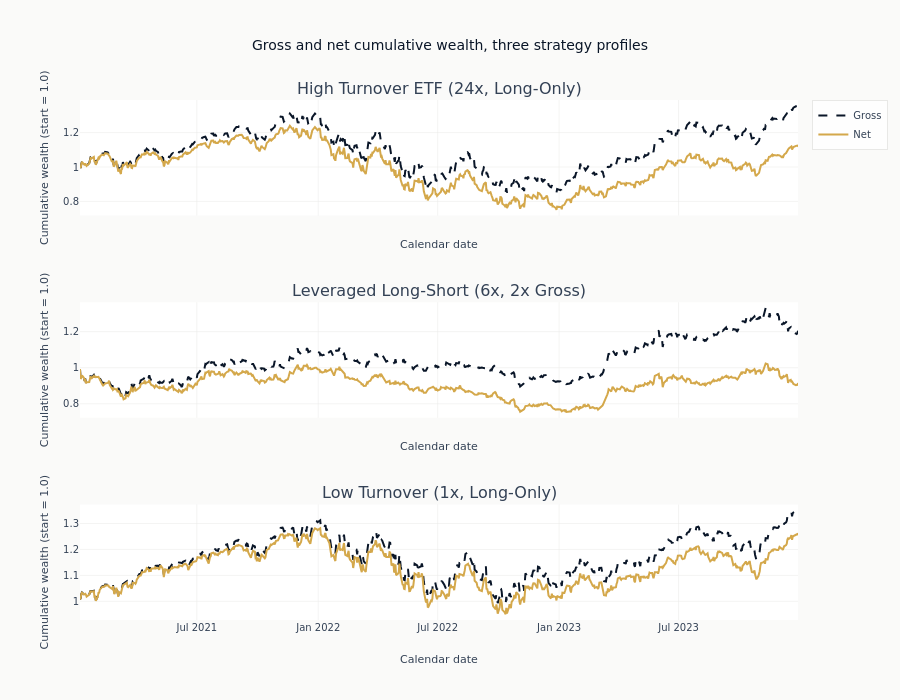

Notebook source saved alongside this figure:
### Markdown cell above
### Stacked subplot of gross vs net equity curves

### Code cell
fig = make_subplots(
    rows=len(strategies),
    cols=1,
    subplot_titles=[s["name"] for s in equity_series],
    shared_xaxes=True,
    shared_yaxes=True,
)

for i, eq in enumerate(equity_series):
    fig.add_trace(
        go.Scatter(
            x=eq["timestamp"],
            y=eq["cum_gross"],
            mode="lines",
            name="Gross",
            line=dict(color=COLORS["blue"], dash="dash"),
            showlegend=(i == 0),
        ),
        row=i + 1,
        col=1,
    )
    fig.add_trace(
        go.Scatter(
            x=eq["timestamp"],
            y=eq["cum_net"],
            mode="lines",
            name="Net",
            line=dict(color=COLORS["amber"]),
            showlegend=(i == 0),
        ),
        row=i + 1,
        col=1,
    )

fig.update_layout(
    title="Gross and net cumulative wealth, three strategy profiles",
    height=200 * len(equity_series) + 100,
)
fig.update_xaxes(title_text="Calendar date")
fig.update_yaxes(title_text="Cumulative wealth (start = 1.0)")
show_plotly_with_alt(
    fig,
    "Three stacked panels of cumulative wealth against calendar date, one per strategy profile, "
    "each carrying a dashed gross line and a solid net line from a common starting value. In "
    "every panel the two lines begin together and the net line falls progressively further "
    "below the gross one. The gap is widest in the leveraged long-short panel, where the net "
    "line ends near where it started while the gross line ends well above it, and narrowest in "
    "the low-turnover panel, where the two stay close throughout.",
)

### Figure 1 — Plotly figure (JSON) as saved in the notebook; plotly's stock layout.template omitted (floating-point values rounded to 4 significant figures; data arrays with more than 128 entries replaced by an {"elided": "..."} marker saying what was removed)
{"data": [{"line": {"color": "#0a1628", "dash": "dash"}, "mode": "lines", "name": "Gross", "showlegend": true, "type": "scatter", "x": {"elided": "752 str values"}, "xaxis": "x", "y": {"elided": "752 float values"}, "yaxis": "y"}, {"line": {"color": "#D4A84B"}, "mode": "lines", "name": "Net", "showlegend": true, "type": "scatter", "x": {"elided": "752 str values"}, "xaxis": "x", "y": {"elided": "752 float values"}, "yaxis": "y"}, {"line": {"color": "#0a1628", "dash": "dash"}, "mode": "lines", "name": "Gross", "showlegend": false, "type": "scatter", "x": {"elided": "752 str values"}, "xaxis": "x2", "y": {"elided": "752 float values"}, "yaxis": "y2"}, {"line": {"color": "#D4A84B"}, "mode": "lines", "name": "Net", "showlegend": false, "type": "scatter", "x": {"elided": "752 str values"}, "xaxis": "x2", "y": {"elided": "752 float values"}, "yaxis": "y2"}, {"line": {"color": "#0a1628", "dash": "dash"}, "mode": "lines", "name": "Gross", "showlegend": false, "type": "scatter", "x": {"elided": "752 str values"}, "xaxis": "x3", "y": {"elided": "752 float values"}, "yaxis": "y3"}, {"line": {"color": "#D4A84B"}, "mode": "lines", "name": "Net", "showlegend": false, "type": "scatter", "x": {"elided": "752 str values"}, "xaxis": "x3", "y": {"elided": "752 float values"}, "yaxis": "y3"}], "layout": {"annotations": [{"font": {"size": 16}, "showarrow": false, "text": "High Turnover ETF (24x, Long-Only)", "x": 0.5, "xanchor": "center", "xref": "paper", "y": 1.0, "yanchor": "bottom", "yref": "paper"}, {"font": {"size": 16}, "showarrow": false, "text": "Leveraged Long-Short (6x, 2x Gross)", "x": 0.5, "xanchor": "center", "xref": "paper", "y": 0.6111, "yanchor": "bottom", "yref": "paper"}, {"font": {"size": 16}, "showarrow": false, "text": "Low Turnover (1x, Long-Only)", "x": 0.5, "xanchor": "center", "xref": "paper", "y": 0.2222, "yanchor": "bottom", "yref": "paper"}], "height": 700, "title": {"text": "Gross and net cumulative wealth, three strategy profiles"}, "xaxis": {"anchor": "y", "domain": [0.0, 1.0], "matches": "x3", "showticklabels": false, "title": {"text": "Calendar date"}}, "xaxis2": {"anchor": "y2", "domain": [0.0, 1.0], "matches": "x3", "showticklabels": false, "title": {"text": "Calendar date"}}, "xaxis3": {"anchor": "y3", "domain": [0.0, 1.0], "title": {"text": "Calendar date"}}, "yaxis": {"anchor": "x", "domain": [0.7778, 1.0], "title": {"text": "Cumulative wealth (start = 1.0)"}}, "yaxis2": {"anchor": "x2", "domain": [0.3889, 0.6111], "title": {"text": "Cumulative wealth (start = 1.0)"}}, "yaxis3": {"anchor": "x3", "domain": [0.0, 0.2222], "title": {"text": "Cumulative wealth (start = 1.0)"}}}}
